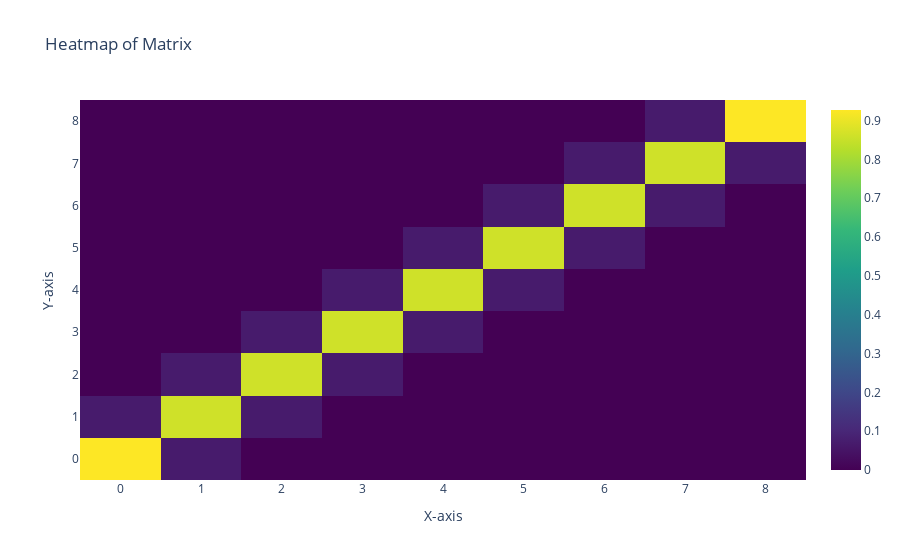

Notebook cell for this chart:
### Code cell
###### Initialize Constants ######
rho = 1.225
Cp = 1005
V = 2880
delt = 15
Eint = 250
Ev = -500
T0 = 293.15

rhof = 2300
Cf = 750
kf = 0.8
Af = 90
th = 0.10
h = 4
delx = 0.010
Tf = 293.15
tsim = 4 * 24 * 60 * 60
times = np.arange(0, tsim + delt, delt)
N = len(times)
x = np.arange(0, th + delx, delx)

times = np.arange(0, 96 * 60 * 60 + delt, delt)
N = len(times)
Tints = np.zeros(N) # initializing interior air temp vector
Tints[0] = T0

lambda_int = delt / (rho * Cp * V) #scaling for ODE of interior temp

lambda_val = (kf * delt) / (rhof * Cf * delx**2) #scaling for ODE of wall temp
lambda_bound = kf / (h * delx) #boundary scaling for ODE of wall temp

n = round(th / delx) - 1 #number of nodes in wall
r = np.zeros(n) #initializing first row of A, which is ODE matrix discretized
r[0] = 1 - 2 * lambda_val
r[1] = lambda_val
r[-1] = lambda_val

A = sp.linalg.toeplitz(r)

A[0, 0] = A[0, 0] + lambda_val * lambda_bound / (1 + lambda_bound) # adjusting for boundary condition 
A[-1, -1] = A[0, 0] # adjusting for boundary condition
A[-1, 0] = 0
A[0, -1] = 0


###########################
# Plot the color plot
import plotly.graph_objs as go
import plotly.express as px
# Create a heatmap figure
fig = go.Figure(data=go.Heatmap(z=A, colorscale='Viridis'))

# Update layout
fig.update_layout(
    title='Heatmap of Matrix',
    xaxis_title='X-axis',
    yaxis_title='Y-axis'
)

# Show the figure
fig.show()
###########################

b = np.zeros(n) #initializing forcing as zeros

T = np.ones(n) * Tf #initializing T vector for wall temp

T0s = np.zeros(N) #initializing T0 vector for tracking surface temp (not a node)
T0s[0] = Tf 
T_profs = np.zeros((n + 2, 6)) # intializing matrix to store 6 temperature profiles

### Figure 1 — Plotly figure (JSON) as saved in the notebook; plotly's stock layout.template omitted (floating-point values rounded to 4 significant figures)
{"data": [{"colorscale": [[0, "#440154"], [0.1111, "#482878"], [0.2222, "#3e4989"], [0.3333, "#31688e"], [0.4444, "#26828e"], [0.5556, "#1f9e89"], [0.6667, "#35b779"], [0.7778, "#6ece58"], [0.8889, "#b5de2b"], [1, "#fde725"]], "type": "heatmap", "z": [[0.9271, 0.06957, 0, 0, 0, 0, 0, 0, 0], [0.06957, 0.8609, 0.06957, 0, 0, 0, 0, 0, 0], [0, 0.06957, 0.8609, 0.06957, 0, 0, 0, 0, 0], [0, 0, 0.06957, 0.8609, 0.06957, 0, 0, 0, 0], [0, 0, 0, 0.06957, 0.8609, 0.06957, 0, 0, 0], [0, 0, 0, 0, 0.06957, 0.8609, 0.06957, 0, 0], [0, 0, 0, 0, 0, 0.06957, 0.8609, 0.06957, 0], [0, 0, 0, 0, 0, 0, 0.06957, 0.8609, 0.06957], [0, 0, 0, 0, 0, 0, 0, 0.06957, 0.9271]]}], "layout": {"title": {"text": "Heatmap of Matrix"}, "xaxis": {"title": {"text": "X-axis"}}, "yaxis": {"title": {"text": "Y-axis"}}}}
